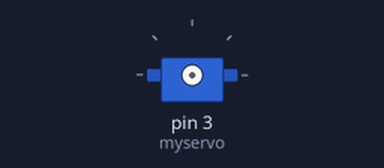
This sketch was run on a simulated Arduino Uno, built with avr-gcc and run on an emulated ATmega328P. On the bench: servo. Sleep ends after the set time or at an interrupt. At 2.5 s the program stops and its outputs stay as they are.

Above: at 0.1 s.
At 1.1 s:
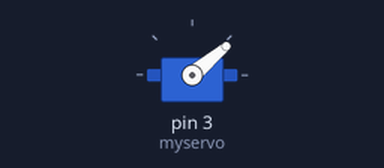
Timing chart, 0 to 3.0 s (numbered marks = the images above):
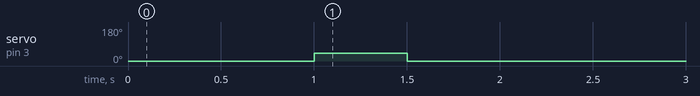

Measured:
- by itself, servo on pin 3 (myservo): 0° → 40° at 1.0 s, → 0° 0.50 s later

The sketch:

PressOnButton.ino
```cpp
/* Press the "On" button on Lenovo laptop
 by bestia.dev   2020-10-02
*/

#include <Servo.h>
#include <avr/sleep.h>

Servo myservo;  // create servo object to control a servo

void setup() {

}

void loop() {
    // when the microcontroller starts the servo moves around 20 degrees on its own. Stupid.
    // then I move it to 0 degree and attach it.
    myservo.write(0);
    delay(500);
    myservo.attach(3);  // attaches the servo on pin 3 to the servo object and resets the position to the initial 90
    delay(500);
    myservo.write(0);
    // move 40 degree to press the "On" button
    myservo.write(40);
    delay(500);
    // and return to the initial position
    myservo.write(0);
    delay(500);
    // dettaching the servo stops giving power to it
    myservo.detach();
    delay(500);
    // execute the loop only once. The button "On" must be pressed only once.
    // arduino, go to sleep
    cli();
    sleep_enable();
    sleep_cpu();
}
```
